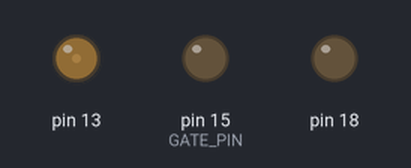
Bench run of a program on a simulated Raspberry Pi (header pin numbers). On the bench: output pins drawn as LEDs (lit = HIGH).

Above: at 0.1 s.
At 10.1 s:
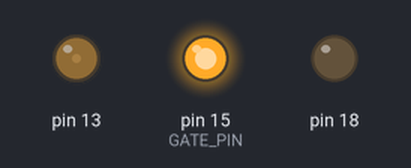
At 30.1 s:
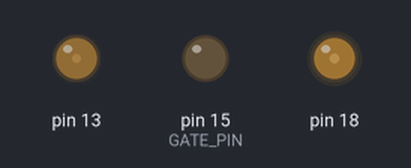
At 60.1 s:
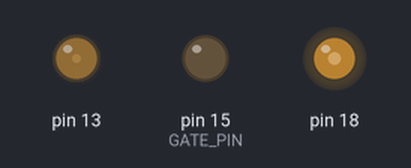
At 90.1 s:
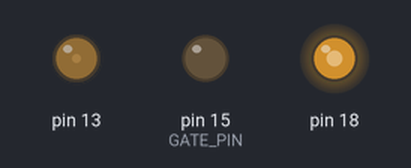
At 120.1 s:
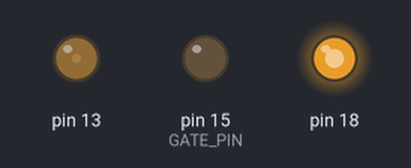
Timing chart, 0 to 121.6 s (numbered marks = the images above):
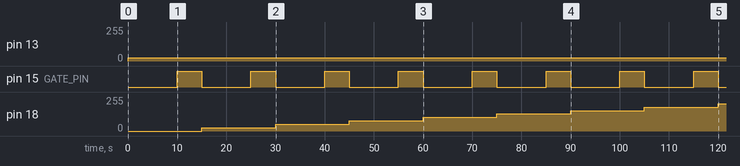

Measured:
- by itself, pin 13: 0/255 → 26/255 at 0.00 s
- by itself, pin 15 (GATE_PIN): alternates HIGH for 5.0 s and LOW for 10.0 s
- by itself, pin 18: moves from 0/255 to 204/255 over 105 s

The program:

pwm_test.py
```python
import pigpio
import RPi.GPIO as GPIO
import time

GATE_PIN = 15
PWM_LED_PIN = 18
PWM_LED_PIN2 = 13

GPIO.setmode(GPIO.BOARD)
GPIO.setup(GATE_PIN, GPIO.OUT)

GPIO.output(GATE_PIN, GPIO.HIGH)	#close
#GPIO.output(GATE_PIN, GPIO.LOW)	#open

PWM_FREQ = 500
DUTY = 100000	#0~1000000
DUTY2 = 100000

pi = pigpio.pi()
#pi.hardware_PWM(PWM_LED_PIN, PWM_FREQ, DUTY)
pi.hardware_PWM(PWM_LED_PIN2, PWM_FREQ, DUTY2)

#
for i in range(0,11):
        pi.hardware_PWM(PWM_LED_PIN, PWM_FREQ, DUTY*i)
        GPIO.output(GATE_PIN, GPIO.LOW)
        time.sleep(10)
        GPIO.output(GATE_PIN, GPIO.HIGH)
        time.sleep(5)
##
```
